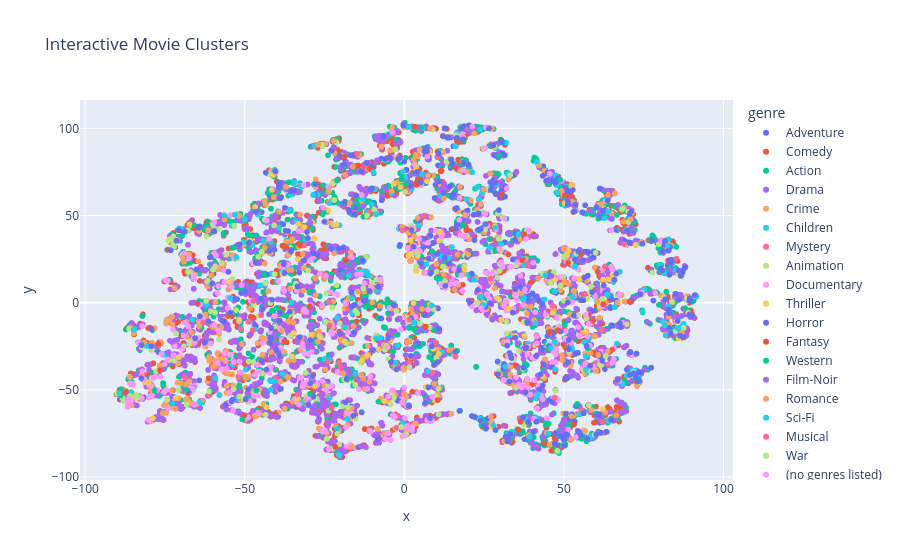

The notebook cell saved with this chart:
### Code cell
# Make sure movies_df and embeddings_2d have the same number of rows
# (This assumes movies_df is the same one used to generate movie_embeddings)

tsne_df = pd.DataFrame({
    'x': embeddings_2d[:, 0],
    'y': embeddings_2d[:, 1],
    'genre': movies['genres'].str.split('|').str[0],
    'title': movies['title'].values  # <--- Add this line!
})

# Now run the plotly code again
import plotly.express as px

fig = px.scatter(
    tsne_df, 
    x='x', 
    y='y', 
    color='genre', 
    hover_data=['title'],
    title="Interactive Movie Clusters"
)
fig.show()

### Figure 1 — Plotly figure (JSON) as saved in the notebook; plotly's stock layout.template omitted (floating-point values rounded to 4 significant figures; data arrays with more than 128 entries replaced by an {"elided": "..."} marker saying what was removed)
{"data": [{"customdata": {"elided": "653x1 str values"}, "hovertemplate": "genre=Adventure<br>x=%{x}<br>y=%{y}<br>title=%{customdata[0]}<extra></extra>", "legendgroup": "Adventure", "marker": {"color": "#636efa", "symbol": "circle"}, "mode": "markers", "name": "Adventure", "showlegend": true, "type": "scattergl", "x": {"elided": "653 float values"}, "xaxis": "x", "y": {"elided": "653 float values"}, "yaxis": "y"}, {"customdata": {"elided": "2779x1 str values"}, "hovertemplate": "genre=Comedy<br>x=%{x}<br>y=%{y}<br>title=%{customdata[0]}<extra></extra>", "legendgroup": "Comedy", "marker": {"color": "#EF553B", "symbol": "circle"}, "mode": "markers", "name": "Comedy", "showlegend": true, "type": "scattergl", "x": {"elided": "2779 float values"}, "xaxis": "x", "y": {"elided": "2779 float values"}, "yaxis": "y"}, {"customdata": {"elided": "1828x1 str values"}, "hovertemplate": "genre=Action<br>x=%{x}<br>y=%{y}<br>title=%{customdata[0]}<extra></extra>", "legendgroup": "Action", "marker": {"color": "#00cc96", "symbol": "circle"}, "mode": "markers", "name": "Action", "showlegend": true, "type": "scattergl", "x": {"elided": "1828 float values"}, "xaxis": "x", "y": {"elided": "1828 float values"}, "yaxis": "y"}, {"customdata": {"elided": "2226x1 str values"}, "hovertemplate": "genre=Drama<br>x=%{x}<br>y=%{y}<br>title=%{customdata[0]}<extra></extra>", "legendgroup": "Drama", "marker": {"color": "#ab63fa", "symbol": "circle"}, "mode": "markers", "name": "Drama", "showlegend": true, "type": "scattergl", "x": {"elided": "2226 float values"}, "xaxis": "x", "y": {"elided": "2226 float values"}, "yaxis": "y"}, {"customdata": {"elided": "537x1 str values"}, "hovertemplate": "genre=Crime<br>x=%{x}<br>y=%{y}<br>title=%{customdata[0]}<extra></extra>", "legendgroup": "Crime", "marker": {"color": "#FFA15A", "symbol": "circle"}, "mode": "markers", "name": "Crime", "showlegend": true, "type": "scattergl", "x": {"elided": "537 float values"}, "xaxis": "x", "y": {"elided": "537 float values"}, "yaxis": "y"}, {"customdata": {"elided": "197x1 str values"}, "hovertemplate": "genre=Children<br>x=%{x}<br>y=%{y}<br>title=%{customdata[0]}<extra></extra>", "legendgroup": "Children", "marker": {"color": "#19d3f3", "symbol": "circle"}, "mode": "markers", "name": "Children", "showlegend": true, "type": "scattergl", "x": {"elided": "197 float values"}, "xaxis": "x", "y": {"elided": "197 float values"}, "yaxis": "y"}, {"customdata": [["Twelve Monkeys (a.k.a. 12 Monkeys) (1995)"], ["Seven (a.k.a. Se7en) (1995)"], ["Unforgettable (1996)"], ["Just Cause (1995)"], ["Underneath (1995)"], ["True Crime (1996)"], ["Rear Window (1954)"], ["Spellbound (1945)"], ["Absolute Power (1997)"], ["Stage Fright (1950)"], ["Saboteur (1942)"], ["Mortal Thoughts (1991)"], ["Stepford Wives, The (1975)"], ["Dead Again (1991)"], ["Pacific Heights (1990)"], ["Eyes of Laura Mars (1978)"], ["Jennifer 8 (1992)"], ["Memento (2000)"], ["Obsession (1976)"], ["Masquerade (1988)"], ["Cat o' Nine Tails, The (Gatto a nove code, Il) (1971)"], ["Vanishing, The (1993)"], ["Dressed to Kill (1980)"], ["Vanilla Sky (2001)"], ["Seconds (1966)"], ["Blow Out (1981)"], ["Truth About Charlie, The (2002)"], ["Andromeda Strain, The (1971)"], ["Shattered (1991)"], ["Secret Window (2004)"], ["Body Double (1984)"], ["Maltese Falcon, The (a.k.a. Dangerous Female) (1931)"], ["Fear X (2003)"], ["Sherlock Holmes: The Woman in Green (1945)"], ["Old Boy (2003)"], ["Bunny Lake Is Missing (1965)"], ["District 9 (2009)"], ["Buried (2010)"], ["Exam (2009)"], ["Super 8 (2011)"], ["Raven, The (2012)"], ["Enemy (2013)"], ["The Boy Next Door (2015)"], ["Narcopolis (2014)"], ["Death Note Rewrite: Genshisuru Kami (2007)"], ["Project X (1968)"], ["The Wailing (2016)"], ["Inferno (2016)"]], "hovertemplate": "genre=Mystery<br>x=%{x}<br>y=%{y}<br>title=%{customdata[0]}<extra></extra>", "legendgroup": "Mystery", "marker": {"color": "#FF6692", "symbol": "circle"}, "mode": "markers", "name": "Mystery", "showlegend": true, "type": "scattergl", "x": [-68.79, -57.31, 38.28, -82.05, 36.27, -40.26, -51.95, -2.352, 62.21, 29.68, 47.93, 59.83, 1.545, -2.177, 55.41, -19.92, 71.29, -68.76, 10.34, 12.6, 37.28, 45.19, 36.56, -47.5, 0.988, 1.417, 62.81, 51.73, 9.853, -15.33, 35.31, -10.27, 47.44, -23.59, -61.16, 16.73, -51.12, -31.27, -2.46, 8.816, 6.147, -24.75, -12.57, 31.17, -17.68, 63.73, 38.75, -10.97], "xaxis": "x", "y": [-42.75, -30.56, 37.57, -12.85, -66.43, -43.34, -42.32, -71.66, -68.54, 31.73, -23.69, -34.83, -34.04, -64.87, -61.39, -37.59, 49.0, -50.72, 83.49, 8.931, -48.73, 74.29, -2.517, -15.74, 64.82, -11.05, 20.58, -65.42, 60.14, 52.85, 39.43, -42.02, -38.43, 0.1626, -52.98, 41.6, -15.21, 32.88, -38.29, -40.08, 49.86, 16.14, 78.06, -10.52, -3.049, -35.51, 21.48, 51.92], "yaxis": "y"}, {"customdata": {"elided": "298x1 str values"}, "hovertemplate": "genre=Animation<br>x=%{x}<br>y=%{y}<br>title=%{customdata[0]}<extra></extra>", "legendgroup": "Animation", "marker": {"color": "#B6E880", "symbol": "circle"}, "mode": "markers", "name": "Animation", "showlegend": true, "type": "scattergl", "x": {"elided": "298 float values"}, "xaxis": "x", "y": {"elided": "298 float values"}, "yaxis": "y"}, {"customdata": {"elided": "386x1 str values"}, "hovertemplate": "genre=Documentary<br>x=%{x}<br>y=%{y}<br>title=%{customdata[0]}<extra></extra>", "legendgroup": "Documentary", "marker": {"color": "#FF97FF", "symbol": "circle"}, "mode": "markers", "name": "Documentary", "showlegend": true, "type": "scattergl", "x": {"elided": "386 float values"}, "xaxis": "x", "y": {"elided": "386 float values"}, "yaxis": "y"}, {"customdata": [["Jade (1995)"], ["Safe (1995)"], ["Hideaway (1995)"], ["Red Rock West (1992)"], ["Blink (1994)"], ["Fugitive, The (1993)"], ["Malice (1993)"], ["Sliver (1993)"], ["Fear (1996)"], ["Shadow Conspiracy (1997)"], ["Sleepers (1996)"], ["Cape Fear (1991)"], ["Stranger in the House (1997)"], ["Hush (1998)"], ["Perfect Murder, A (1998)"], ["Dead Zone, The (1983)"], ["Frenzy (1972)"], ["Topaz (1969)"], ["Torn Curtain (1966)"], ["I Confess (1953)"], ["Sabotage (1936)"], ["Secret Agent (1936)"], ["Strangeland (1998)"], ["Arlington Road (1999)"], ["I Saw What You Did (1965)"], ["Ipcress File, The (1965)"], ["Bone Collector, The (1999)"], ["Coma (1978)"], ["Felicia's Journey (1999)"], ["Dead Calm (1989)"], ["Odessa File, The (1974)"], ["Eye of the Beholder (1999)"], ["Skulls, The (2000)"], ["Seven Days in May (1964)"], ["In Crowd, The (2000)"], ["Crush, The (1993)"], ["Bless the Child (2000)"], ["Gift, The (2000)"], ["Best Seller (1987)"], ["Cop (1988)"], ["Fourth Protocol, The (1987)"], ["15 Minutes (2001)"], ["Glass House, The (2001)"], ["Don't Say a Word (2001)"], ["Domestic Disturbance (2001)"], ["Panic Room (2002)"], ["High Crimes (2002)"], ["Swimfan (2002)"], ["Eyewitness (Janitor, The) (1981)"], ["Intact (Intacto) (2001)"], ["Tightrope (1984)"], ["Eye, The (Gin gwai) (Jian gui) (2002)"], ["Twisted (2004)"], ["Spartan (2004)"], ["Parallax View, The (1974)"], ["Manchurian Candidate, The (2004)"], ["Stay (2005)"], ["Across the Hall (2009)"], ["Best Offer, The (Migliore offerta, La) (2013)"], ["Bad Karma (2012)"], ["Blue Ruin (2013)"], ["A Most Wanted Man (2014)"], ["Felony (2013)"], ["Guest, The (2014)"], ["Who Am I (Kein System Ist Sicher) (2014)"], ["The Loft (2014)"], ["Kill Me Three Times (2014)"], ["Return to Sender (2015)"], ["Careful What You Wish For (2015)"], ["Colonia (2016)"], ["Spotlight (2015)"], ["Mojave (2015)"], ["Standoff (2016)"], ["10 Cloverfield Lane (2016)"], ["Hush (2016)"], ["The Maid's Room (2014)"], ["Don't Breathe (2016)"], ["Elle (2016)"], ["The Girl on the Train (2016)"], ["The Thinning (2016)"], ["Miss Sloane (2016)"], ["American Fable (2017)"], ["Tiger Raid (2016)"], ["Atomic Blonde (2017)"]], "hovertemplate": "genre=Thriller<br>x=%{x}<br>y=%{y}<br>title=%{customdata[0]}<extra></extra>", "legendgroup": "Thriller", "marker": {"color": "#FECB52", "symbol": "circle"}, "mode": "markers", "name": "Thriller", "showlegend": true, "type": "scattergl", "x": [-28.77, 51.17, 72.56, -36.83, 51.49, -28.2, 85.81, -28.04, -41.5, 1.993, -51.71, -54.9, -13.18, 3.808, 2.878, -70.67, -50.26, 7.923, 37.6, -26.7, 51.2, 63.8, 43.36, -31.25, 7.103, -34.64, -46.74, 50.22, -43.21, 9.05, -29.15, 62.23, -67.34, -33.33, 27.27, 3.74, 1.328, -33.15, -7.937, 56.8, 62.37, -41.12, -0.9189, 52.47, 10.97, -21.16, 11.44, 65.36, 51.08, -80.14, 2.902, -11.67, -42.62, 1.186, 46.51, 83.12, -42.1, 89.02, -71.61, -1.156, -33.49, 47.27, 65.28, -23.01, 30.24, 32.6, 85.95, 48.3, -3.13, 30.37, -6.246, 54.78, 33.75, 6.675, -18.66, 66.07, 10.74, -23.74, -78.78, 18.81, -0.6089, 56.22, 29.01, 56.9], "xaxis": "x", "y": [45.99, -63.65, 33.2, 40.64, 29.69, -47.94, 16.22, 36.76, 64.65, 35.91, -9.679, 11.86, -32.99, 18.05, -0.2044, -31.3, -55.52, 84.82, -19.08, -18.84, 30.47, 13.34, -42.13, 43.26, 69.75, -17.38, 54.89, 57.04, -59.93, -26.45, -19.21, -61.15, 44.9, 25.03, -70.96, 77.84, 26.77, 45.16, -26.73, 14.7, 13.29, 73.21, 82.26, 67.61, 35.67, 44.67, 40.73, 15.37, 27.0, -45.8, 42.16, -30.3, -23.0, -8.816, -5.809, 32.4, -6.946, -5.885, -54.63, 66.24, -54.7, 13.34, 13.07, -11.89, 29.94, -3.349, -20.59, -8.481, 68.25, -9.911, -56.48, 13.7, -31.19, -48.46, -22.26, 13.18, -29.48, 52.94, -66.31, 19.28, -57.03, -38.93, 2.767, -16.55], "yaxis": "y"}, {"customdata": {"elided": "468x1 str values"}, "hovertemplate": "genre=Horror<br>x=%{x}<br>y=%{y}<br>title=%{customdata[0]}<extra></extra>", "legendgroup": "Horror", "marker": {"color": "#636efa", "symbol": "circle"}, "mode": "markers", "name": "Horror", "showlegend": true, "type": "scattergl", "x": {"elided": "468 float values"}, "xaxis": "x", "y": {"elided": "468 float values"}, "yaxis": "y"}, {"customdata": [["Prophecy, The (1995)"], ["Candyman: Farewell to the Flesh (1995)"], ["Brazil (1985)"], ["Dracula (Bram Stoker's Dracula) (1992)"], ["Tales from the Darkside: The Movie (1990)"], ["Sleepy Hollow (1999)"], ["Ninth Gate, The (1999)"], ["Evil Dead, The (1981)"], ["Made in Heaven (1987)"], ["Last Wave, The (1977)"], ["Queen of the Damned (2002)"], ["Company of Wolves, The (1984)"], ["Videodrome (1983)"], ["Paperhouse (1988)"], ["Children of Dune (2003)"], ["Nightbreed (1990)"], ["Brigadoon (1954)"], ["Andalusian Dog, An (Chien andalou, Un) (1929)"], ["Topo, El (1970)"], ["Twilight Zone: The Movie (1983)"], ["Prince of Darkness (1987)"], ["Purgatory (1999)"], ["Ginger Snaps Back: The Beginning (2004)"], ["Survive Style 5+ (2004)"], ["7 Faces of Dr. Lao (1964)"], ["Silent Hill (2006)"], ["Night Listener, The (2006)"], ["Meshes of the Afternoon (1943)"], ["Troll 2 (1990)"], ["Snow White (1916)"], ["Nightmare on Elm Street, A (2010)"], ["Twilight Saga: Eclipse, The (2010)"], ["Heartless (2009)"], ["Red Riding Hood (2011)"], ["Troll Hunter, The (Trolljegeren) (2010)"], ["Insidious (2010)"], ["Insidious: Chapter 3 (2015)"], ["Fantastic Beasts and Where to Find Them (2016)"], ["Solace (2015)"], ["Miss Peregrine's Home for Peculiar Children (2016)"], ["Beauty and the Beast (2017)"], ["The Dark Tower (2017)"]], "hovertemplate": "genre=Fantasy<br>x=%{x}<br>y=%{y}<br>title=%{customdata[0]}<extra></extra>", "legendgroup": "Fantasy", "marker": {"color": "#EF553B", "symbol": "circle"}, "mode": "markers", "name": "Fantasy", "showlegend": true, "type": "scattergl", "x": [-38.16, 53.18, -61.32, -64.76, -18.43, -77.02, 85.54, -37.56, 70.73, 51.31, 52.34, 16.04, 10.45, 67.07, -21.23, 3.797, 32.64, -21.64, 3.176, 59.18, -40.36, 36.92, 37.52, 45.54, -76.54, -32.64, -10.83, 43.87, -50.16, 60.56, 36.45, 35.69, 48.1, 30.35, -36.96, 62.38, 50.25, 6.657, -18.74, -29.61, 19.47, 41.76], "xaxis": "x", "y": [32.64, -69.87, -43.36, -0.5501, 24.27, -23.69, 23.95, -22.23, 0.7058, 22.89, 61.03, 77.37, -55.87, -24.46, -87.38, 67.58, 27.68, -82.7, 100.9, -10.34, -64.0, 24.47, 39.33, -16.96, -38.69, 33.04, 76.68, -80.85, -64.52, 17.78, -68.32, -72.71, -15.79, 61.93, 31.9, -0.9274, 61.49, -13.79, 83.62, -2.101, 41.63, -23.9], "yaxis": "y"}, {"customdata": [["Wild Bill (1995)"], ["Wyatt Earp (1994)"], ["Bad Girls (1994)"], ["Pale Rider (1985)"], ["Alvarez Kelly (1966)"], ["High Plains Drifter (1973)"], ["Little Big Man (1970)"], ["Jeremiah Johnson (1972)"], ["Mackenna's Gold (1969)"], ["Rio Bravo (1959)"], ["One-Eyed Jacks (1961)"], ["Hombre (1967)"], ["She Wore a Yellow Ribbon (1949)"], ["Tom Horn (1980)"], ["Nevada Smith (1966)"], ["Winchester '73 (1950)"], ["Open Range (2003)"], ["Pat Garrett and Billy the Kid (1973)"], ["Appaloosa (2008)"], ["Winds of the Wasteland (1936)"], ["True Grit (2010)"], ["The Hateful Eight (2015)"], ["The Dark Valley (2014)"]], "hovertemplate": "genre=Western<br>x=%{x}<br>y=%{y}<br>title=%{customdata[0]}<extra></extra>", "legendgroup": "Western", "marker": {"color": "#00cc96", "symbol": "circle"}, "mode": "markers", "name": "Western", "showlegend": true, "type": "scattergl", "x": [-21.06, -51.73, 5.436, -41.47, -0.9414, -68.44, -78.25, -50.78, 29.55, -37.08, 48.9, 54.08, 29.69, -29.52, -61.78, -47.68, -89.03, -16.68, 28.46, -46.35, -8.108, -88.72, 18.41], "xaxis": "x", "y": [70.13, -47.34, 100.5, -4.59, 70.84, -49.92, -50.47, -66.97, 73.67, -7.466, 70.43, -58.22, 84.04, -52.34, -29.87, -30.84, -53.21, -43.18, 30.04, -50.33, -56.77, -49.74, 44.6], "yaxis": "y"}, {"customdata": [["Suture (1993)"], ["Maltese Falcon, The (1941)"], ["Notorious (1946)"], ["Third Man, The (1949)"], ["Out of the Past (1947)"], ["Suspicion (1941)"], ["Angel Heart (1987)"], ["Kiss Me Deadly (1955)"], ["D.O.A. (1988)"], ["Pickup on South Street (1953)"], ["Undercurrent (1946)"], ["13 Tzameti (2005)"]], "hovertemplate": "genre=Film-Noir<br>x=%{x}<br>y=%{y}<br>title=%{customdata[0]}<extra></extra>", "legendgroup": "Film-Noir", "marker": {"color": "#ab63fa", "symbol": "circle"}, "mode": "markers", "name": "Film-Noir", "showlegend": true, "type": "scattergl", "x": [61.11, -28.12, -39.99, -84.79, -10.93, -47.2, -45.68, -13.5, -29.37, -18.49, 46.1, 27.57], "xaxis": "x", "y": [-9.722, -62.6, -65.42, -15.44, -35.22, -26.93, 15.1, -82.33, 45.72, -10.4, 15.32, -9.778], "yaxis": "y"}, {"customdata": [["Jack and Sarah (1995)"], ["Farewell to Arms, A (1932)"], ["Hustler White (1996)"], ["In Love and War (1996)"], ["Kama Sutra: A Tale of Love (1996)"], ["Love Jones (1997)"], ["Love and Other Catastrophes (1996)"], ["Temptress Moon (Feng Yue) (1996)"], ["Fall (1997)"], ["Life Less Ordinary, A (1997)"], ["Meet Joe Black (1998)"], ["Message in a Bottle (1999)"], ["Autumn Tale, An (Conte d'automne) (1998)"], ["Against All Odds (1984)"], ["Big Country, The (1958)"], ["House of Mirth, The (2000)"], ["Claim, The (2000)"], ["Cherry 2000 (1987)"], ["Angel Eyes (2001)"], ["Happy Accidents (2000)"], ["Enigma (2001)"], ["Brown Sugar (2002)"], ["Rio Grande (1950)"], ["He Loves Me... He Loves Me Not (À la folie... pas du tout) (2002)"], ["Open Hearts (Elsker dig for evigt) (2002)"], ["And Now... Ladies and Gentlemen... (2002)"], ["Dirty Dancing: Havana Nights (2004)"], ["Jetée, La (1962)"], ["Code 46 (2003)"], ["Raise Your Voice (2004)"], ["Emma (1996)"], ["Paris, I Love You (Paris, je t'aime) (2006)"], ["Adjustment Bureau, The (2011)"], ["Birdemic: Shock and Terror (2010)"], ["Upstream Color (2013)"], ["Before We Go (2014)"], ["'Tis the Season for Love (2015)"], ["Anything for Love (2016)"]], "hovertemplate": "genre=Romance<br>x=%{x}<br>y=%{y}<br>title=%{customdata[0]}<extra></extra>", "legendgroup": "Romance", "marker": {"color": "#FFA15A", "symbol": "circle"}, "mode": "markers", "name": "Romance", "showlegend": true, "type": "scattergl", "x": [15.72, 2.16, -41.67, 24.81, -57.0, 50.09, 60.81, 17.41, 60.57, -23.66, 61.87, 52.39, -61.2, 49.3, 66.86, 7.487, 4.367, 42.22, 71.0, -37.72, 56.69, 27.14, -38.28, 19.98, -16.42, -32.75, -22.11, 4.245, -85.98, -69.39, 19.09, -26.97, -4.095, 28.27, -0.716, 61.24, 8.062, 53.29], "xaxis": "x", "y": [7.389, 24.13, -28.35, 64.87, -32.16, 31.04, -29.98, 66.35, 0.4681, 63.69, 56.32, -65.16, -31.22, 64.09, 0.06473, 72.98, 83.93, 78.78, 47.73, -28.17, -73.71, -65.51, -15.99, 27.6, -82.46, -42.88, 92.83, 48.55, -42.76, 25.91, 50.1, 90.68, 63.81, 8.357, 43.44, -8.542, 100.1, 3.729], "yaxis": "y"}, {"customdata": [["Island of Dr. Moreau, The (1996)"], ["Sphere (1998)"], ["2010: The Year We Make Contact (1984)"], ["Meteor (1979)"], ["It Came from Outer Space (1953)"], ["Earth vs. the Flying Saucers (1956)"], ["Zone 39 (1997)"], ["Mission to Mars (2000)"], ["Retroactive (1997)"], ["Runaway (1984)"], ["Battle Beyond the Stars (1980)"], ["When Worlds Collide (1951)"], ["Angry Red Planet, The (1959)"], ["Incredible Shrinking Man, The (1957)"], ["Brainstorm (1983)"], ["20 Million Miles to Earth (1957)"], ["Time After Time (1979)"], ["Android (1982)"], ["Beginning of the End (1957)"], ["Amazing Transparent Man, The (1960)"], ["Alien from L.A. (1988)"], ["Boy and His Dog, A (1975)"], ["Robot Jox (1990)"], ["This Island Earth (1955)"], ["Final Cut, The (2004)"], ["Robinson Crusoe on Mars (1964)"], ["Futureworld (1976)"], ["Brave New World (1998)"], ["Babylon 5"], ["Babylon 5: The Gathering (1993)"], ["Stargate: Continuum (2008)"], ["Babylon 5: The Legend of the Rangers: To Live and Die in Starlight (2002)"], ["Babylon 5: The Lost Tales - Voices in the Dark (2007)"], ["Timecrimes (Cronocrímenes, Los) (2007)"], ["Push (2009)"], ["Cargo (2009)"], ["Skyline (2010)"], ["Limitless (2011)"], ["Contagion (2011)"], ["Atomic Submarine, The (1959)"], ["Sharknado (2013)"], ["Interstellar (2014)"], ["Dawn of the Planet of the Apes (2014)"], ["Signal, The (2014)"], ["Autómata (Automata) (2014)"], ["Omega Doom (1996)"], ["Paradox (2010)"], ["Oblivion 2: Backlash (1996)"], ["Project Almanac (2015)"], ["Idaho Transfer (1973)"], ["Doctor Who: A Christmas Carol (2010)"], ["Doctor Who: The Runaway Bride (2007)"], ["Buck Rogers in the 25th Century (1979)"], ["Webmaster (1998)"], ["ARQ (2016)"], ["Arrival (2016)"], ["Saturn 3 (1980)"], ["Guyver: Dark Hero (1994)"], ["Seven Sisters (2017)"], ["Blade Runner 2049 (2017)"], ["2048: Nowhere to Run (2017)"], ["The Darkest Minds (2018)"]], "hovertemplate": "genre=Sci-Fi<br>x=%{x}<br>y=%{y}<br>title=%{customdata[0]}<extra></extra>", "legendgroup": "Sci-Fi", "marker": {"color": "#19d3f3", "symbol": "circle"}, "mode": "markers", "name": "Sci-Fi", "showlegend": true, "type": "scattergl", "x": [41.5, -50.06, -84.56, 45.79, 23.9, 26.79, 35.8, -8.836, 41.87, -53.05, 66.61, -89.25, -40.77, 28.5, 29.1, 6.882, -23.46, 52.75, 63.62, 21.32, 65.94, -65.96, 23.42, 37.52, -8.829, 62.73, 45.9, 47.15, 2.986, 41.27, 53.5, 8.609, -2.181, -72.61, -34.51, 27.94, -28.5, -45.1, 85.51, 56.91, -9.636, -38.1, -2.633, -54.65, 81.7, 47.92, 82.53, 44.17, -41.82, 15.96, -49.7, -52.65, 30.29, 41.08, 24.86, -17.86, -0.3977, 47.28, -16.35, -20.56, 47.22, 31.66], "xaxis": "x", "y": [80.84, 47.92, -15.49, 73.65, 3.376, 31.51, 39.13, 50.75, -52.43, 50.45, -23.51, -52.01, -45.07, 42.94, 14.25, 22.11, -54.54, 3.209, 4.711, 74.82, -2.524, -48.68, 59.31, 2.883, -20.32, 48.41, -25.99, -22.66, -11.43, -54.74, 20.91, -1.59, -24.62, -57.85, 69.03, -70.31, 61.95, 10.0, -14.62, -38.43, 74.74, -40.92, -34.44, 2.593, -13.03, 63.2, 32.8, 15.66, -49.87, 89.68, -38.42, 26.15, 33.77, -11.81, -1.268, -66.69, 75.13, -38.16, 2.598, -87.15, 6.537, -36.67], "yaxis": "y"}, {"customdata": [["American in Paris, An (1951)"], ["Meet Me in St. Louis (1944)"], ["Gigi (1958)"], ["Inspector General, The (1949)"], ["Sound of Music, The (1965)"], ["Broadway Melody, The (1929)"], ["Tommy (1975)"], ["South Pacific (1958)"], ["Happy Go Lovely (1951)"], ["Gypsy (1962)"], ["Unsinkable Molly Brown, The (1964)"], ["Fantasticks, The (1995)"], ["Calamity Jane (1953)"], ["Love Me Tender (1956)"], ["Breakin' 2: Electric Boogaloo (1984)"], ["Silk Stockings (1957)"], ["From Justin to Kelly (2003)"], ["Jolson Story, The (1946)"], ["Oklahoma! (1955)"], ["Gold Diggers of 1933 (1933)"], ["Easter Parade (1948)"], ["Moonwalker (1988)"], ["Cats (1998)"]], "hovertemplate": "genre=Musical<br>x=%{x}<br>y=%{y}<br>title=%{customdata[0]}<extra></extra>", "legendgroup": "Musical", "marker": {"color": "#FF6692", "symbol": "circle"}, "mode": "markers", "name": "Musical", "showlegend": true, "type": "scattergl", "x": [9.947, -23.92, -63.05, 47.14, -24.05, 68.89, 16.09, -47.28, 46.57, 27.02, -23.37, -44.8, 13.79, -0.5535, -14.84, 85.3, 56.52, 1.52, -33.53, -48.89, -20.49, 61.95, -22.72], "xaxis": "x", "y": [-22.97, -84.15, -11.39, -54.43, -33.65, 33.63, -30.93, 0.9805, -1.883, 13.83, -12.95, -7.286, 14.6, 41.53, 85.36, 25.23, 4.862, -9.761, -52.62, -10.92, -34.56, -15.89, -60.02], "yaxis": "y"}, {"customdata": [["Pork Chop Hill (1959)"], ["Run Silent Run Deep (1958)"], ["Objective, Burma! (1945)"], ["Battle for Haditha (2007)"]], "hovertemplate": "genre=War<br>x=%{x}<br>y=%{y}<br>title=%{customdata[0]}<extra></extra>", "legendgroup": "War", "marker": {"color": "#B6E880", "symbol": "circle"}, "mode": "markers", "name": "War", "showlegend": true, "type": "scattergl", "x": [29.2, 59.97, 33.23, 58.44], "xaxis": "x", "y": [14.44, 28.66, 73.16, 9.254], "yaxis": "y"}, {"customdata": [["La cravate (1957)"], ["Ben-hur (2016)"], ["Pirates of the Caribbean: Dead Men Tell No Tales (2017)"], ["Superfast! (2015)"], ["Let It Be Me (1995)"], ["Trevor Noah: African American (2013)"], ["Guardians (2016)"], ["Green Room (2015)"], ["The Brand New Testament (2015)"], ["Hyena Road"], ["The Adventures of Sherlock Holmes and Doctor Watson"], ["A Cosmic Christmas (1977)"], ["Grease Live (2016)"], ["Noin 7 veljestä (1968)"], ["Paterson"], ["Ali Wong: Baby Cobra (2016)"], ["A Midsummer Night's Dream (2016)"], ["The Forbidden Dance (1990)"], ["Ethel & Ernest (2016)"], ["Whiplash (2013)"], ["The OA"], ["Lemonade (2016)"], ["Cosmos"], ["Maria Bamford: Old Baby"], ["Death Note: Desu nôto (2006–2007)"], ["Generation Iron 2"], ["T2 3-D: Battle Across Time (1996)"], ["The Godfather Trilogy: 1972-1990 (1992)"], ["The Adventures of Sherlock Holmes and Doctor Watson: The Hunt for the Tiger (1980)"], ["The Putin Interviews (2017)"], ["Black Mirror"], ["Too Funny to Fail: The Life and Death of The Dana Carvey Show (2017)"], ["Serving in Silence: The Margarethe Cammermeyer Story (1995)"], ["A Christmas Story Live! (2017)"]], "hovertemplate": "genre=(no genres listed)<br>x=%{x}<br>y=%{y}<br>title=%{customdata[0]}<extra></extra>", "legendgroup": "(no genres listed)", "marker": {"color": "#FF97FF", "symbol": "circle"}, "mode": "markers", "name": "(no genres listed)", "showlegend": true, "type": "scattergl", "x": [-13.38, 47.44, 7.455, 16.25, 38.13, 32.15, 11.69, 8.816, -43.05, 7.185, 4.721, -53.44, 21.27, 29.73, -23.58, -0.6909, 41.46, 44.64, 17.28, -66.31, -32.34, 7.445, -86.61, 45.52, 36.46, -5.221, 33.42, -75.12, -69.13, 41.51, 35.86, 24.07, 47.79, 64.82], "xaxis": "x", "y": [61.71, -29.72, -3.994, 11.25, 36.46, 65.55, 37.79, -53.99, 47.11, 83.67, 36.6, -34.07, 100.8, 30.7, -83.97, -57.27, -19.15, -66.26, 47.47, -49.34, -42.95, 34.35, -59.6, 73.92, 15.45, -25.49, 20.47, -35.34, -18.97, -23.39, -46.97, -3.115, -8.398, 41.59], "yaxis": "y"}], "layout": {"legend": {"title": {"text": "genre"}, "tracegroupgap": 0}, "title": {"text": "Interactive Movie Clusters"}, "xaxis": {"anchor": "y", "domain": [0, 1], "title": {"text": "x"}}, "yaxis": {"anchor": "x", "domain": [0, 1], "title": {"text": "y"}}}}
